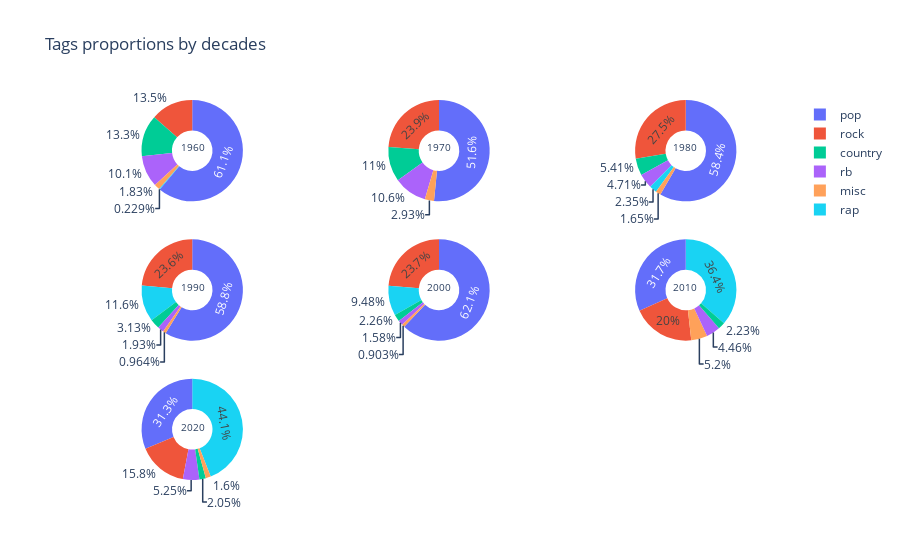

The code cell stored with this chart in its notebook:
### Code cell
from modules.vizualisation import piechart_tags_decade

piechart_tags_decade(df)

### Figure 1 — Plotly figure (JSON) as saved in the notebook; plotly's stock layout.template omitted (floating-point values rounded to 4 significant figures)
{"data": [{"domain": {"x": [0, 0.2889], "y": [0.7333, 1]}, "hole": 0.4, "hoverinfo": "label+percent+name", "labels": ["country", "misc", "pop", "rap", "rb", "rock"], "name": "1960", "type": "pie", "values": [58, 8, 267, 1, 44, 59]}, {"domain": {"x": [0.3556, 0.6444], "y": [0.7333, 1]}, "hole": 0.4, "hoverinfo": "label+percent+name", "labels": ["country", "misc", "pop", "rb", "rock"], "name": "1970", "type": "pie", "values": [49, 13, 229, 47, 106]}, {"domain": {"x": [0.7111, 1], "y": [0.7333, 1]}, "hole": 0.4, "hoverinfo": "label+percent+name", "labels": ["country", "misc", "pop", "rap", "rb", "rock"], "name": "1980", "type": "pie", "values": [23, 7, 248, 10, 20, 117]}, {"domain": {"x": [0, 0.2889], "y": [0.3667, 0.6333]}, "hole": 0.4, "hoverinfo": "label+percent+name", "labels": ["country", "misc", "pop", "rap", "rb", "rock"], "name": "1990", "type": "pie", "values": [13, 4, 244, 48, 8, 98]}, {"domain": {"x": [0.3556, 0.6444], "y": [0.3667, 0.6333]}, "hole": 0.4, "hoverinfo": "label+percent+name", "labels": ["country", "misc", "pop", "rap", "rb", "rock"], "name": "2000", "type": "pie", "values": [10, 4, 275, 42, 7, 105]}, {"domain": {"x": [0.7111, 1], "y": [0.3667, 0.6333]}, "hole": 0.4, "hoverinfo": "label+percent+name", "labels": ["country", "misc", "pop", "rap", "rb", "rock"], "name": "2010", "type": "pie", "values": [9, 21, 128, 147, 18, 81]}, {"domain": {"x": [0, 0.2889], "y": [0, 0.2667]}, "hole": 0.4, "hoverinfo": "label+percent+name", "labels": ["country", "misc", "pop", "rap", "rb", "rock"], "name": "2020", "type": "pie", "values": [9, 7, 137, 193, 23, 69]}], "layout": {"annotations": [{"font": {"size": 10}, "showarrow": false, "text": "1960", "x": 0.125, "y": 0.9}, {"font": {"size": 10}, "showarrow": false, "text": "1970", "x": 0.5, "y": 0.9}, {"font": {"size": 10}, "showarrow": false, "text": "1980", "x": 0.875, "y": 0.9}, {"font": {"size": 10}, "showarrow": false, "text": "1990", "x": 0.125, "y": 0.5073}, {"font": {"size": 10}, "showarrow": false, "text": "2000", "x": 0.5, "y": 0.5073}, {"font": {"size": 10}, "showarrow": false, "text": "2010", "x": 0.875, "y": 0.5073}, {"font": {"size": 10}, "showarrow": false, "text": "2020", "x": 0.125, "y": 0.1146}], "title": {"text": "Tags proportions by decades"}}}
